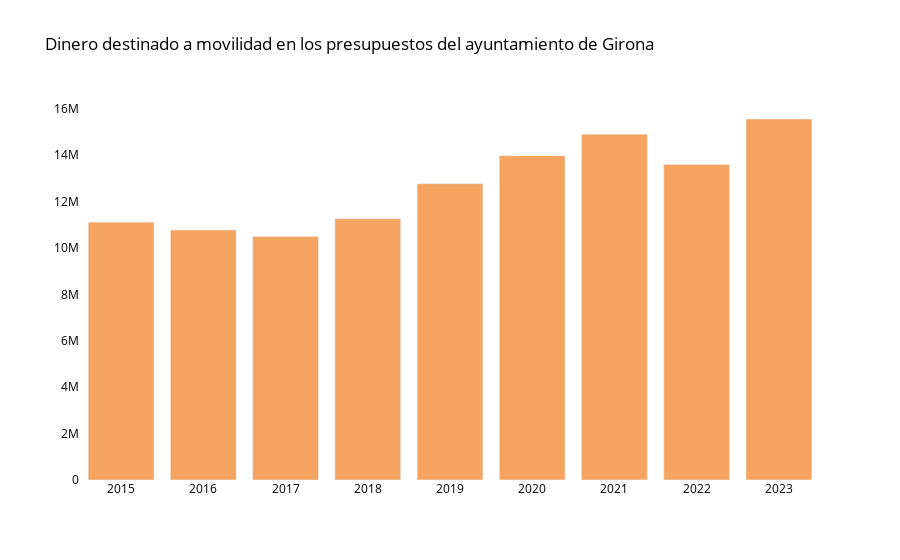

Write notebook code for a chart like this one.
### Markdown cell above
### Gráfico de barras interactivo con Plotly

### Code cell
#!pip install plotly
import plotly.graph_objects as go
from plotly.offline import init_notebook_mode, iplot
init_notebook_mode(connected=True)

trace1 = go.Bar(
    x = años,
    y = creditosmovilidad,
    name = 'Numero',
    marker=dict(color='#f4a460')
)
datas = [trace1]


# Creamos el layout
layout = dict(
            # Título
            title = dict( text = "Dinero destinado a movilidad en los presupuestos del ayuntamiento de Girona" ),
    font=dict(color='black'),
     xaxis = dict(
      tickmode = 'linear',
      tick0 = 2021,
      dtick = 1
   ),
     plot_bgcolor='white'       
         )
fig = go.Figure(data=datas, layout=layout)
iplot(fig) #Para mostrar el gráfico
#fig.write_html('../images/presupuestomovilidad1523.html') # Lo guardamos en formato HTML para incrustarlo en la web

### Figure 1 — Plotly figure (JSON) as saved in the notebook; plotly's stock layout.template omitted (floating-point values rounded to 4 significant figures)
{"data": [{"marker": {"color": "#f4a460"}, "name": "Numero", "type": "bar", "x": ["2015", "2016", "2017", "2018", "2019", "2020", "2021", "2022", "2023"], "y": [11110000.0, 10770000.0, 10490000.0, 11260000.0, 12770000.0, 13980000.0, 14900000.0, 13590000.0, 15550000.0]}], "layout": {"font": {"color": "black"}, "plot_bgcolor": "white", "title": {"text": "Dinero destinado a movilidad en los presupuestos del ayuntamiento de Girona"}, "xaxis": {"dtick": 1, "tick0": 2021, "tickmode": "linear"}}}
